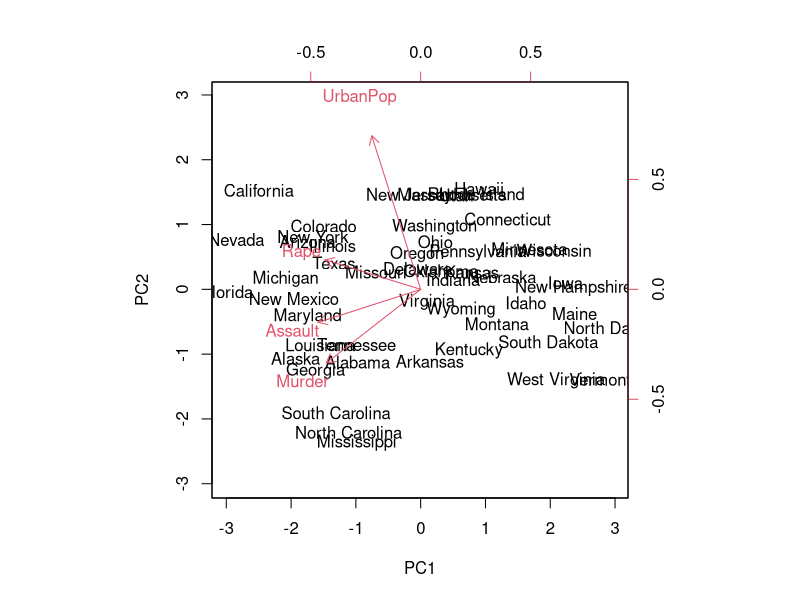
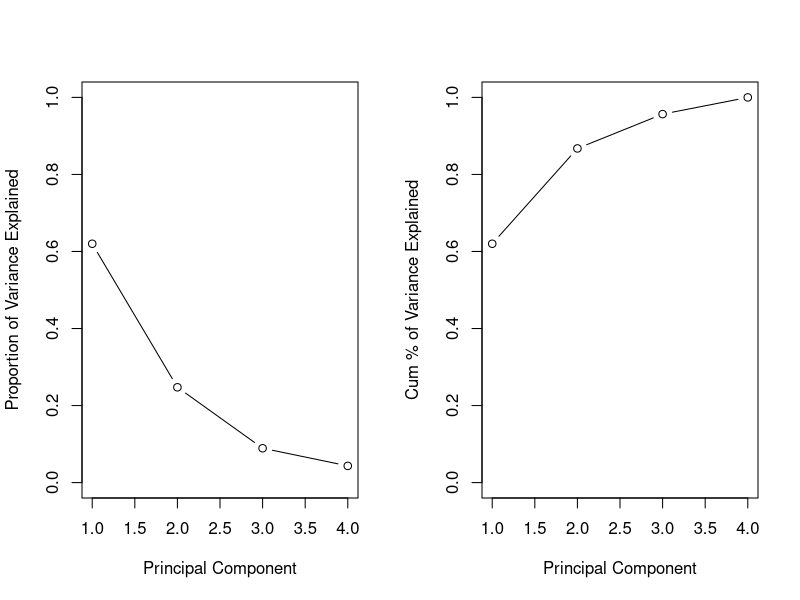

The R source for these figures, in order:
# ============================================================================================
# Principal Component Analysis --------------------------------------------
# ============================================================================================

# In this lab, we perform PCA on the USArrests data set, which is part of the base R package. 
# The rows of the data set contain the 50 states, in alphabetical order:
states <- row.names(USArrests)
states

# The columns of the data set contain the four variables:
names(USArrests)

# We first briefly examine the data. We notice that the variables have vastly different means:
apply(USArrests, 2, mean)
# Note that the apply() function allows us to apply a function—in this case, the mean() 
# function—to each row or column of the data set. We see that there are on average three times 
# as many rapes as murders, and more than eight times as many assaults as rapes. 

# We can also examine the variances of the four variables using the apply() function:
apply(USArrests, 2, var)
# Not surprisingly, the variables also have vastly different variances: the UrbanPop variable 
# measures the percentage of the population in each state living in an urban area, which is 
# not a comparable number to the num- ber of rapes in each state per 100,000 individuals.

# If we failed to scale the variables before performing PCA, then most of the principal 
# components that we observed would be driven by the Assault variable, since it has by far the
# largest mean and variance. Thus, it is important to standardize the variables to have mean 
# zero and standard deviation one before performing PCA.

# We now perform principal components analysis using the prcomp() function, which is one of 
# several functions in R that perform PCA.
pca_USarrests <- prcomp(USArrests, scale. = TRUE)
# By default, the prcomp() function centers the variables to have mean zero. By using the 
# option scale = TRUE, we scale the variables to have standard deviation one. The output from
# prcomp() contains a number of useful quantities:
names(pca_USarrests)
# The center and scale components correspond to the means and standard deviations of the 
# variables that were used for scaling prior to implementing PCA:
pca_USarrests$center
pca_USarrests$scale
# The rotation matrix provides the principal component loadings; each column of 
# pr.out$rotation contains the corresponding principal component prcomp() loading vector:
pca_USarrests$rotation

# We see that there are four distinct principal components. This is to be expected because 
# there are in general min(n − 1, p) informative principal components in a data set with n 
# observations and p variables.

# Using the prcomp() function, we do not need to explicitly multiply the data by the principal 
# component loading vectors in order to obtain the principal component score vectors. Rather 
# the 50 × 4 matrix x has as its columns the principal component score vectors. That is, the
# kth column is the kth principal component score vector:
dim(pca_USarrests$x)
# We can plot the first two principal components as follows:
biplot(pca_USarrests, scale = 0)
# The scale = 0 argument to biplot() ensures that the arrows are scaled to represent the 
# loadings; other values for scale give slightly different biplots with different 
# interpretations.

# The prcomp() function also outputs the standard deviation of each principal component. For
# instance, on the USArrests data set, we can access these standard deviations as follows:
pca_USarrests$sdev
# The variance explained by each principal component is obtained by squaring these:
pca_var <- pca_USarrests$sdev ^ 2
pca_var

# To compute the proportion of variance explained by each principal component, we simply 
# divide the variance explained by each principal component by the total variance explained 
# by all four principal components:
PVE <- pca_var / sum(pca_var)
PVE
# We see that the first principal component explains 62.0 % of the variance in the data, the 
# next principal component explains 24.7 % of the variance, and so forth. 

# We can plot the PVE explained by each component, as well as the cumulative PVE, as follows:
par(mfrow = c(1, 2))

plot(PVE, xlab = "Principal Component", ylab = "Proportion of Variance Explained", 
     ylim = c(0, 1), type = "b")
plot(cumsum(PVE), xlab = "Principal Component", ylab = "Cum % of Variance Explained",
     ylim = c(0, 1), type = "b")

# End file ----------------------------------------------------------------